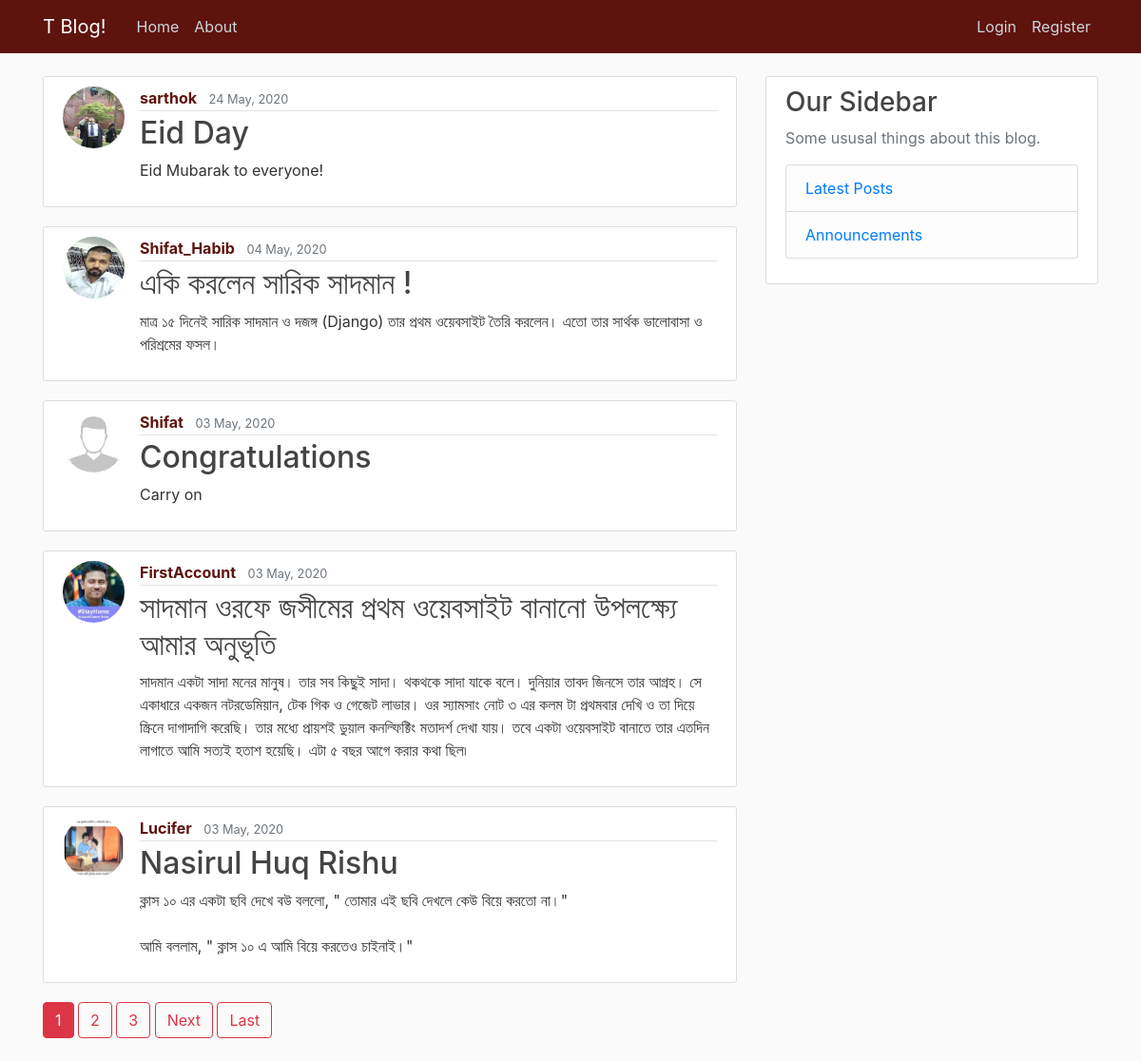
The app's page /, older data.
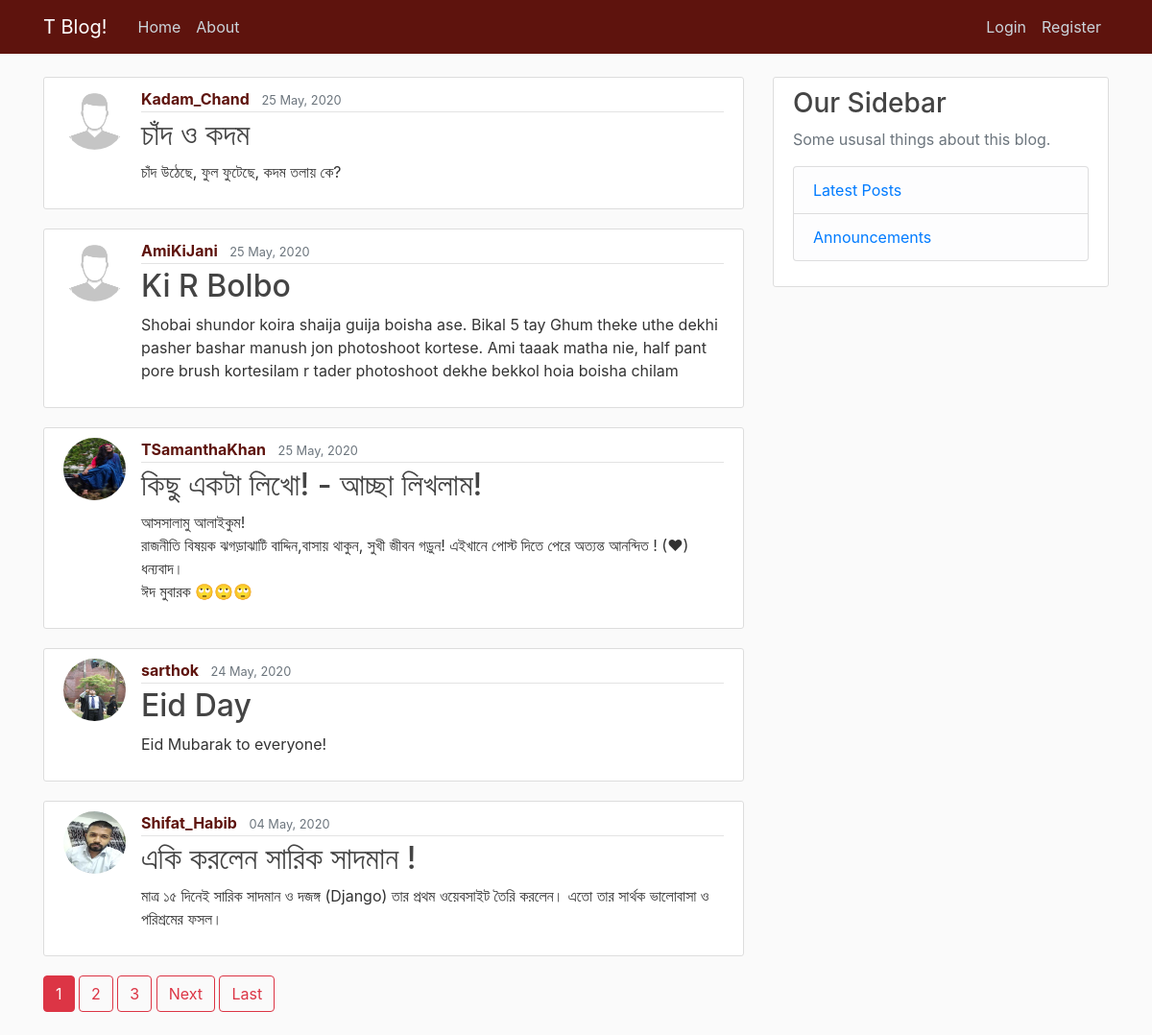
The same page, newer data.
### blog/models.py (models this page shows, shortened)
class Post(models.Model):
    title = models.CharField(max_length=100)
    content = models.TextField()
    date_posted = models.DateTimeField(default=timezone.now)
    author = models.ForeignKey(User, on_delete=models.CASCADE)

### users/models.py (models this page shows, shortened)
class Profile(models.Model):
    user = models.OneToOneField(User, on_delete=models.CASCADE)
    image = models.ImageField(default='default.jpg', upload_to='profile_pics')

### blog/views.py (the view)
# urls.py: path('', PostListView.as_view(), name='blog-home'),
class PostListView(ListView):
    model = Post
    template_name = 'blog/home.html'  # <app>/<model>_<viewtype>.html
    context_object_name = 'posts'
    ordering = ['-date_posted']
    paginate_by = 5

### blog/templates/blog/home.html (shortened to what this page needs)
{% extends "blog/base.html" %}
{% block content %}
{% for post in posts %}
<article class="media content-section">
    <img class="rounded-circle article-img" src="{{ post.author.profile.image.url }}">
    <div class="media-body">
        <div class="article-metadata">
            <a class="mr-2 user-url" href="{% url 'user-posts' post.author.username %}">{{ post.author }}</a>
            <small class="text-muted">{{ post.date_posted|date:"d F, Y" }}</small>
        </div>
        <h2><a class="article-title" href="{% url 'post-detail' post.id %}">{{ post.title }}</a></h2>
        <p class="article-content">{{ post.content }}</p>
    </div>
</article>
{% endfor %}
{% if is_paginated %}
{% for num in page_obj.paginator.page_range %}
{% if page_obj.number == num %}
<a class="btn btn-danger mb-4" href="?page={{ num }}">{{ num }}</a>
{% elif num > page_obj.number|add:'-3' and num < page_obj.number|add:'3' %}
<a class="btn btn-outline-danger mb-4" href="?page={{ num }}">{{ num }}</a>
{% endif %}
{% endfor %}
{% if page_obj.has_next %}
<a class="btn btn-outline-danger mb-4" href="?page={{ page_obj.next_page_number }}">Next</a>
<a class="btn btn-outline-danger mb-4" href="?page={{ page_obj.paginator.num_pages }}">Last</a>
{% endif %}
{% endif %}
{% endblock content %}

Row changes from the older to the newer data that the page shows:
no longer on this page (row unchanged): Post: author.profile.image (placeholder picture), author "Shifat", date_posted "03 May, 2020", title "Congratulations", content "Carry on"
no longer on this page (row unchanged): Post: author.profile.image (picture), author "FirstAccount", date_posted "03 May, 2020", title "সাদমান ওরফে জসীমের প্রথম ওয়েবসাইট বানানো উপলক্ষ্যে আমার অনুভূতি", content "সাদমান একটা সাদা মনের মানুষ। তার সব কিছুই সাদা। থকথকে সাদা যাকে বলে। দুনিয়ার তাবদ জিনসে তার আগ্রহ। সে একাধারে একজন নটরডেমিয়ান, টেক গিক ও গেজেট লাভার। ওর স্যামসাং নোট ৩ এর কলম টা প্রথমবার দেখি ও তা দিয়ে স্ক্রিনে দাগাদাগি করেছি। তার মধ্যে প্রায়শই ডুয়াল কনল্ফিক্টিং মতাদর্শ দেখা যায়। তবে একটা ওয়েবসাইট বানাতে তার এতদিন লাগাতে আমি সত্যই হতাশ হয়েছি। এটা ৫ বছর আগে করার কথা ছিল৷"
no longer on this page (row unchanged): Post: author.profile.image (picture), author "Lucifer", date_posted "03 May, 2020", title "Nasirul Huq Rishu", content "ক্লাস ১০ এর একটা ছবি দেখে বউ বললো, \" তোমার এই ছবি দেখলে কেউ বিয়ে করতো না।\" আমি বললাম, \" ক্লাস ১০ এ আমি বিয়ে করতেও চাইনাই।\""
added Post: author.profile.image (placeholder picture), author "Kadam_Chand", date_posted "25 May, 2020", title "চাঁদ ও কদম", content "চাঁদ উঠেছে, ফুল ফুটেছে, কদম তলায় কে?"
added Post: author.profile.image (placeholder picture), author "AmiKiJani", date_posted "25 May, 2020", title "Ki R Bolbo", content "Shobai shundor koira shaija guija boisha ase. Bikal 5 tay Ghum theke uthe dekhi pasher bashar manush jon photoshoot kortese. Ami taaak matha nie, half pant pore brush kortesilam r tader photoshoot dekhe bekkol hoia boisha chilam"
added Post: author.profile.image (picture), author "TSamanthaKhan", date_posted "25 May, 2020", title "কিছু একটা লিখো! - আচ্ছা লিখলাম!", content "আসসালামু আলাইকুম! রাজনীতি বিষয়ক ঝগড়াঝাটি বাদ্দিন,বাসায় থাকুন, সুখী জীবন গড়ুন! এইখানে পোস্ট দিতে পেরে অত্যন্ত আনন্দিত ! (❤) ধন্যবাদ। ঈদ মুবারক 🙄🙄🙄"
